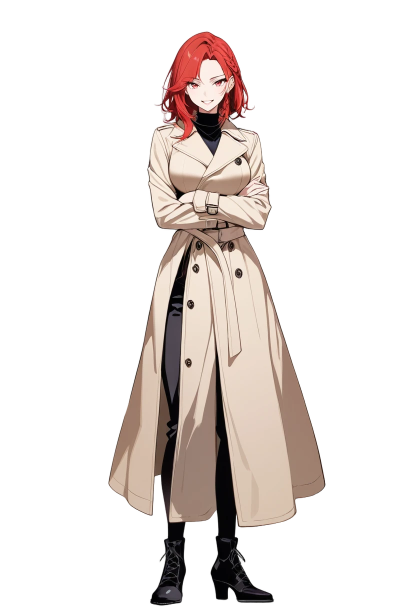
#> input picture data/characters/fei/casual/happy.webp, 832 x 1216 px (shown at 1/2 size)
$ python recolor.py fei
#> lines starting #> are read from the running program, lines starting #| are printed output that depends on the picture
#> in main, image is the input picture: PIL image 832x1216 RGBA; mean R, G, B, A 111.2, 84.4, 78.6, 66.5
"""調整角色立繪的顏色（目前只有顏緋）。

10/23 Roger 看封面排版時發現：五個人放在一起，顏緋的紅特別鮮豔，跟其他人的色調不搭（單獨看立繪時看不出來）。
量過頭髮的飽和度：顏緋 0.86，其他四人 0.25–0.63。只降飽和度紅色會偏粉紅（像鮭魚色），所以飽和度和亮度一起降，
變成偏深的緋紅。比較過五個等級（art/bakeoff/cover/fei_color/），Roger 選 E：飽和度 ×0.82、亮度 −12%。

只動紅色系、而且夠鮮豔的像素：色相在 355° 前後 15° 內全套用，到 35° 漸弱為 0；飽和度 0.35 以下不動、0.55 以上全套用。
膚色、腮紅、白袍、私服的米色風衣都不受影響。data/characters/fei/ 底下 18 張（6 個表情 × 基本、私服、晚禮服）都已套用。
之後用 outfits.py、recut.py 匯出的立繪會經過 save_portrait 自動調色；用其他方式放進 data/ 的，要再跑一次這支。
調過的檔案在 EXIF 的 ImageDescription 記一筆，重跑會跳過，不會調兩次。
原圖在 git（commit 9ddbc82 以前）。

    .venv-gpu\\Scripts\\python.exe art\\recolor.py fei
"""
import argparse
import sys
from pathlib import Path

import cv2
import numpy as np
from PIL import Image

DATA = Path(__file__).resolve().parent.parent / "data" / "characters"
# {角色: (中心色相, 飽和度倍率, 亮度降低比例)}
RECOLOR = {"fei": (355, 0.82, 0.12)}
HUE_FULL, HUE_FADE = 15, 20  # 中心色相前後幾度全套用、再往外幾度漸弱
SAT_FROM, SAT_FULL = 0.35, 0.55
MARK = "nmle-recolor"
EXIF_DESCRIPTION = 0x010E


def recolor(image, hue, factor, vdrop):
#> called with hue = 355, factor = 0.82, vdrop = 0.12
    a = np.asarray(image.convert("RGBA")).astype(np.float32) / 255
    hsv = cv2.cvtColor(a[..., :3], cv2.COLOR_RGB2HSV)  # float 輸入：H 0–360，S、V 0–1
#> hsv: shape (1216, 832, 3) float32; mean H, S, V 76.3, 0.3, 0.4
    h, s, v = hsv[..., 0], hsv[..., 1], hsv[..., 2]
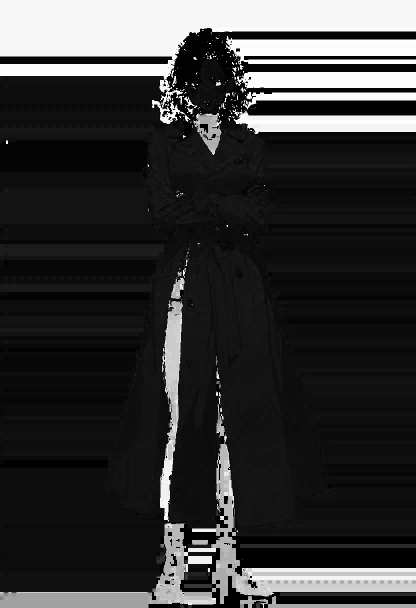
#> h: shape (1216, 832) float32 (shown at 1/2 size); min 0, max 359.6, mean 76.4; drawn with min black and max white
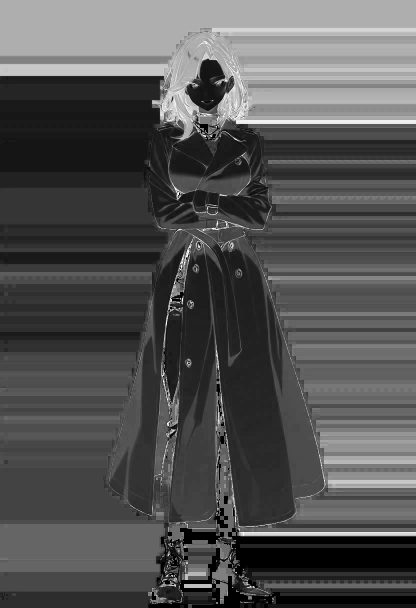
#> s: shape (1216, 832) float32 (shown at 1/2 size); min 0, max 1, mean 0.326
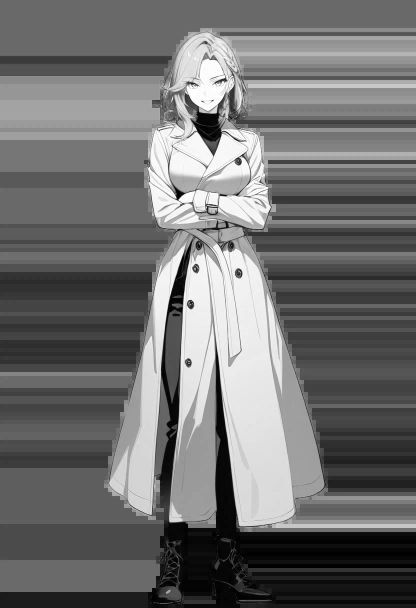
#> v: shape (1216, 832) float32 (shown at 1/2 size); min 0, max 1, mean 0.437
    dist = np.minimum(np.abs(h - hue), 360 - np.abs(h - hue))
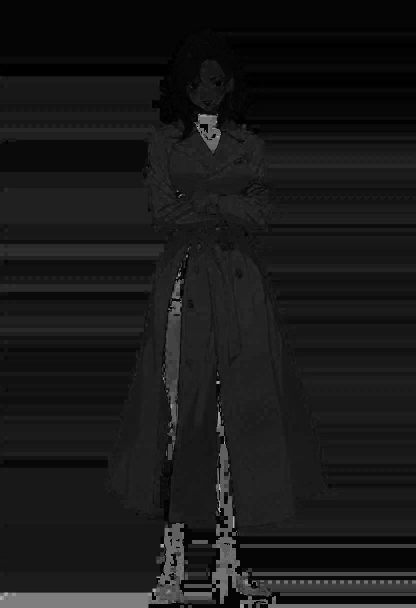
#> dist: shape (1216, 832) float32 (shown at 1/2 size); min 0, max 175, mean 25.2
    w = np.clip(1 - (dist - HUE_FULL) / HUE_FADE, 0, 1) * np.clip((s - SAT_FROM) / (SAT_FULL - SAT_FROM), 0, 1)
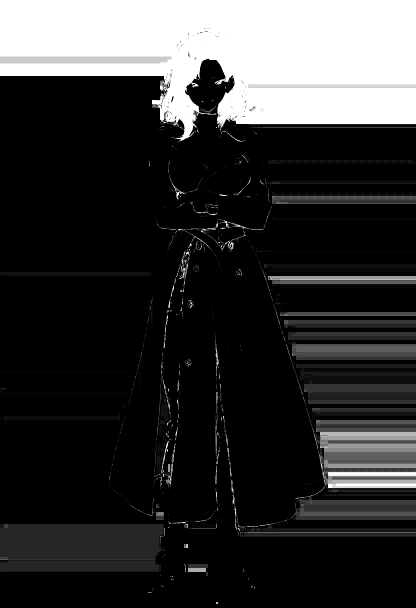
#> w: shape (1216, 832) float32 (shown at 1/2 size); min 0, max 1, mean 0.202
    hsv[..., 1] = s * (1 - w * (1 - factor))
#> hsv: shape (1216, 832, 3) float32; mean H, S, V 76.3, 0.3, 0.4
    hsv[..., 2] = v * (1 - w * vdrop)
#> hsv: shape (1216, 832, 3) float32; mean H, S, V 76.3, 0.3, 0.4
    a[..., :3] = cv2.cvtColor(hsv, cv2.COLOR_HSV2RGB)
    return Image.fromarray((np.clip(a, 0, 1) * 255).round().astype(np.uint8), "RGBA")


def save_portrait(image, path, char, adjusted=False):
    """存角色立繪（webp，同 outfits.py 一直以來的存法）。outfits.py、recut.py 都經過這裡，新匯出的圖會自動調色。

    要調色的角色先調色，EXIF 記一筆；adjusted=True 表示來源已經是調過的圖（例如只重畫臉部、其他像素沿用
    data/ 裡的檔案），只寫記號、不再調，不然會調兩次。
    """
    if char not in RECOLOR:
        image.save(path, "WEBP", quality=90, method=6)
        return
    hue, factor, vdrop = RECOLOR[char]
    if not adjusted:
        image = recolor(image, hue, factor, vdrop)
    exif = Image.Exif()
    exif[EXIF_DESCRIPTION] = f"{MARK} hue={hue} s*{factor} v-{vdrop}"
    image.save(path, "WEBP", quality=90, method=6, exif=exif)


def main():
    sys.stdout.reconfigure(encoding="utf-8")
    ap = argparse.ArgumentParser()
    ap.add_argument("char", choices=sorted(RECOLOR))
    args = ap.parse_args()
    for path in sorted((DATA / args.char).rglob("*.webp")):
        image = Image.open(path)
        if str(image.getexif().get(EXIF_DESCRIPTION, "")).startswith(MARK):
            print(f"跳過（已經調過）：{path.relative_to(DATA)}")
            continue
        save_portrait(image.convert("RGBA"), path, args.char)
        print(f"調好：{path.relative_to(DATA)}")
#> pass 2 of the loop in main, `for path in sorted((DATA / args.char).rglob("*.webp")):`:
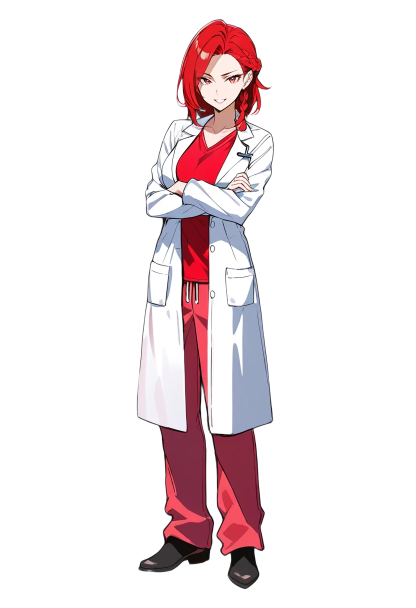
#> input picture data/characters/fei/happy.webp, 832 x 1216 px (shown at 1/2 size)
#> in main, image is the input picture: PIL image 832x1216 RGBA; mean R, G, B, A 223.6, 212.4, 220.9, 54.2
#> in recolor (call 2), `w = np.clip(1 - (dist - HUE_FULL) / HUE_FADE, 0, 1) * np.clip((s - SAT..`:
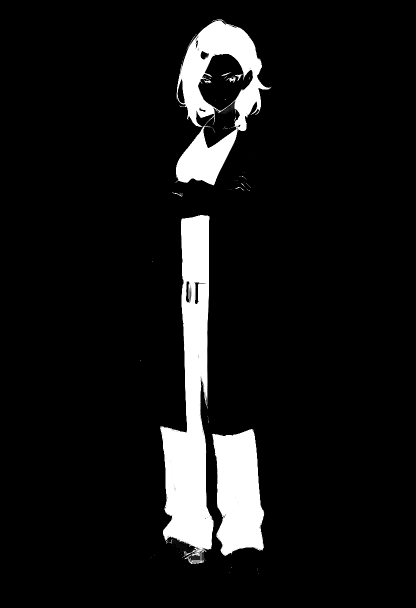
#> w: shape (1216, 832) float32 (shown at 1/2 size); min 0, max 1, mean 0.0837
#> in recolor (call 2), `a[..., :3] = cv2.cvtColor(hsv, cv2.COLOR_HSV2RGB)`:
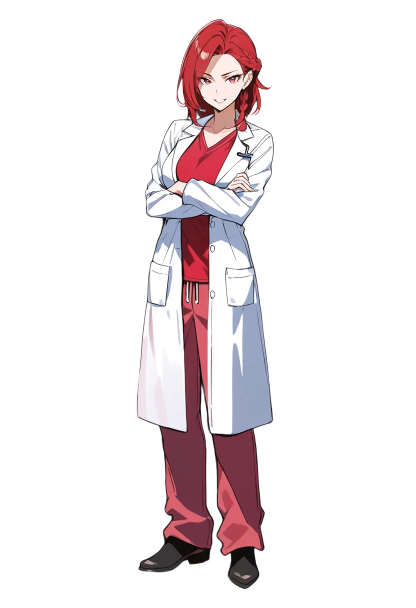
#> a: shape (1216, 832, 4) float32 (shown at 1/2 size); mean R, G, B, A 0.873, 0.841, 0.863, 0.212; transparent parts drawn white


if __name__ == "__main__":
    main()
